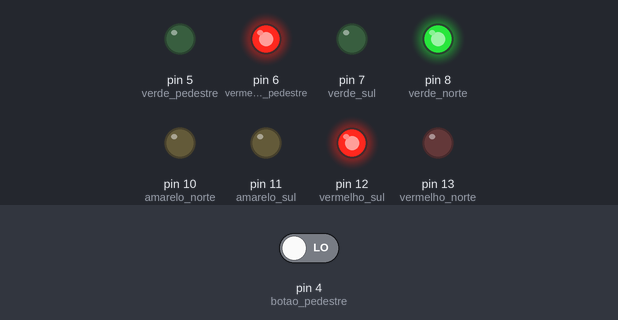
Simulated run of this sketch. Board: Arduino Uno, built with avr-gcc and run on an emulated ATmega328P. Parts: output pins drawn as LEDs (lit = HIGH). The test bench sets the inputs (shaded band); at power-on: pin 4 (botao_pedestre) LOW.

Above: at 14.8 s.
14.9 s: pin 4 (botao_pedestre) driven HIGH
At 17.0 s:
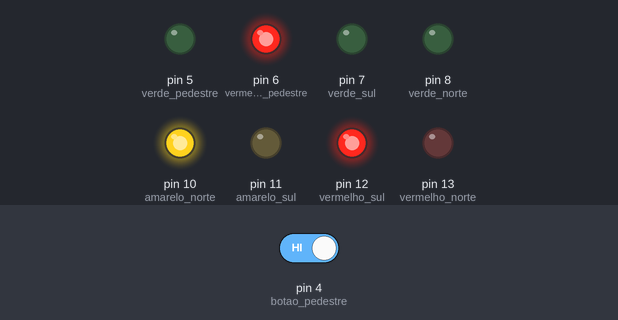
At 21.2 s:
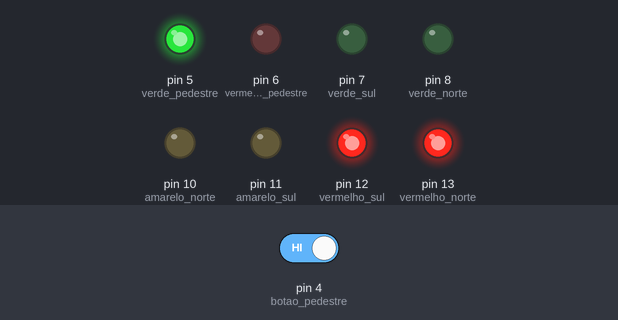
25.5 s: pin 4 (botao_pedestre) driven LOW
At 27.0 s:
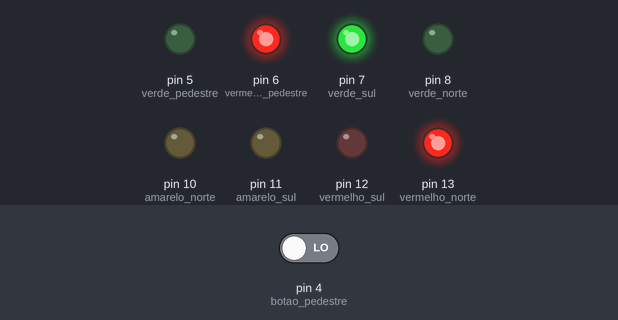
Timing chart, 0 to 43.5 s (numbered marks = the images above; inputs shaded):
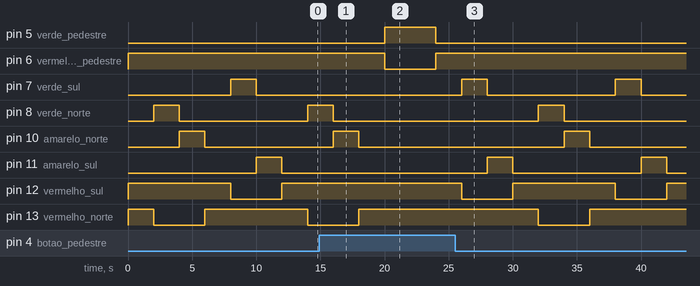

The sketch:

exe6-12.ino
```cpp
#define verde_sul 7
#define amarelo_sul 11
#define vermelho_sul 12
#define verde_norte 8
#define amarelo_norte 10
#define vermelho_norte 13
#define verde_pedestre 5
#define vermelho_pedestre 6
#define botao_pedestre 4
int estado_botao = 0;

void setup(){
    pinMode(verde_sul, OUTPUT);
    pinMode(amarelo_sul, OUTPUT);
    pinMode(vermelho_sul, OUTPUT);
    pinMode(verde_norte, OUTPUT);
    pinMode(amarelo_norte, OUTPUT);
    pinMode(vermelho_norte, OUTPUT);
    pinMode(verde_pedestre, OUTPUT);
    pinMode(vermelho_pedestre, OUTPUT);
    pinMode(botao_pedestre, INPUT);
}

void norte(int est_vermelho, int est_amarelo, int est_verde){
    digitalWrite(vermelho_norte, est_vermelho);
    digitalWrite(amarelo_norte, est_amarelo);
    digitalWrite(verde_norte, est_verde);
}

void sul(int est_vermelho, int est_amarelo, int est_verde){
    digitalWrite(vermelho_sul, est_vermelho);
    digitalWrite(amarelo_sul, est_amarelo);
    digitalWrite(verde_sul, est_verde);
}

void pedestre(int est_vermelho, int est_verde){
    digitalWrite(vermelho_pedestre, est_vermelho);
    digitalWrite(verde_pedestre, est_verde);
}

void verifica_botao(int botao){
    if (botao == 1) {
        norte(1, 0, 0);
        sul(1, 0, 0);
        pedestre(0, 1);
        delay(4000);

        norte(1, 0, 0);
        sul(1, 0, 0);
        pedestre(1, 0);
        delay(2000);
    }
}

void loop(){
    // Sentido norte fechado, sentido sul fechado
    norte(1, 0, 0);
    sul(1, 0, 0);
    pedestre(1, 0);
    delay(2000);
    // verifica se botão está acionado
    estado_botao = digitalRead(botao_pedestre);
    verifica_botao(estado_botao);
    // Sentido norte aberto, sentido sul fechado
    norte(0, 0, 1);
    sul(1, 0, 0);
    pedestre(1, 0);
    delay(2000);
    // Sentido norte amarelo, sentido sul fechado
    norte(0, 1, 0);
    sul(1, 0, 0);
    pedestre(1, 0);
    delay(2000);
    // Sentido norte fechado, sentido sul fechado
    norte(1, 0, 0);
    sul(1, 0, 0);
    pedestre(1, 0);
    delay(2000);
    // verifica se botão está acionado
    estado_botao = digitalRead(botao_pedestre);
    verifica_botao(estado_botao);
    // Sentido norte fechado, sentido sul aberto
    norte(1, 0, 0);
    sul(0, 0, 1);
    pedestre(1, 0);
    delay(2000);
    // Sentido norte fechado, sentido sul amarelo
    norte(1, 0, 0);
    sul(0, 1, 0);
    pedestre(1, 0);
    delay(2000);
}
```

Measured:
- after the input at 14.9 s, pin 5 (verde_pedestre): LOW → HIGH after 5.1 s, → LOW 4.0 s later; pin 6 (vermelho_pedestre): HIGH → LOW after 5.1 s, → HIGH 4.0 s later
- after the input at 25.5 s, pin 5 (verde_pedestre): stays LOW (without the input it goes to HIGH after 6.5 s); pin 6 (vermelho_pedestre): stays HIGH (without the input it goes to LOW after 6.5 s)
